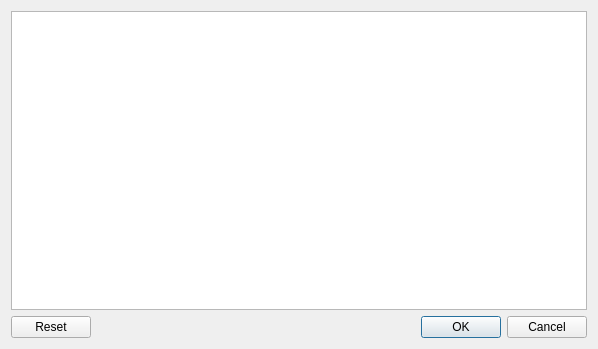
<?xml version="1.0" encoding="UTF-8"?>
<ui version="4.0">
 <class>EngineOptionDialog</class>
 <widget class="QDialog" name="EngineOptionDialog">
  <property name="geometry">
   <rect>
    <x>0</x>
    <y>0</y>
    <width>598</width>
    <height>349</height>
   </rect>
  </property>
  <property name="windowTitle">
   <string>Engine Options</string>
  </property>
  <property name="modal">
   <bool>true</bool>
  </property>
  <layout class="QVBoxLayout" name="verticalLayout">
   <item>
    <widget class="Chess::EngineOptionList" name="tableView"/>
   </item>
   <item>
    <layout class="QHBoxLayout" name="horizontalLayout">
     <item>
      <widget class="QDialogButtonBox" name="buttonBox">
       <property name="standardButtons">
        <set>QDialogButtonBox::Cancel|QDialogButtonBox::Ok|QDialogButtonBox::Reset</set>
       </property>
      </widget>
     </item>
    </layout>
   </item>
  </layout>
 </widget>
 <customwidgets>
  <customwidget>
   <class>Chess::EngineOptionList</class>
   <extends>QTableView</extends>
   <header>engineoptionlist.h</header>
  </customwidget>
 </customwidgets>
 <resources/>
 <connections/>
</ui>
